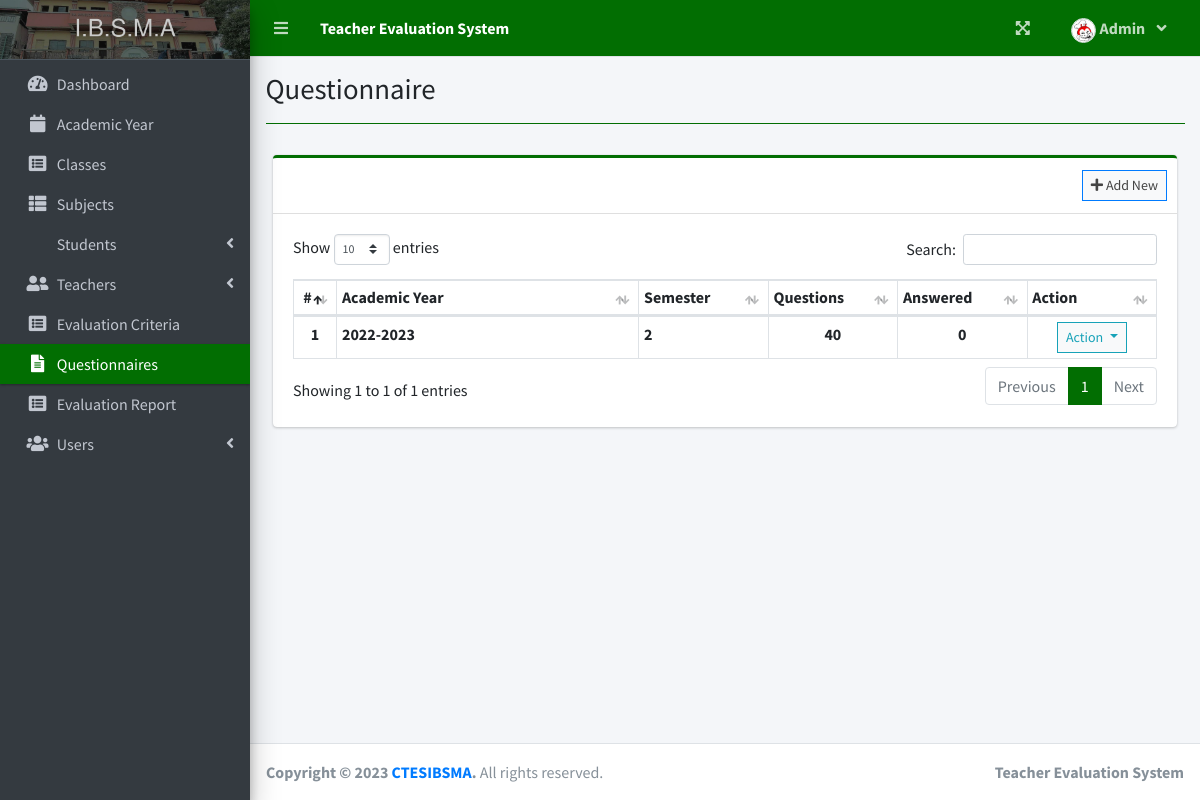
The app's page /index.php?page=questionnaire (signed in) with its own data.
### tables this page shows
CREATE TABLE `academic_list` (
  `id` int(30) NOT NULL,
  `year` text NOT NULL,
  `semester` int(30) NOT NULL,
  `is_default` tinyint(1) NOT NULL DEFAULT 0,
  `status` int(1) NOT NULL DEFAULT 0 COMMENT '0=Pending,1=Start,2=Closed'
);

### admin/questionnaire.php (the view, shortened to what this page needs)
<?php include'db_connect.php' ?>
<div class="col-lg-12">
	<div class="card card-outline card-primary">
		<div class="card-header">
			<div class="card-tools">
				<a class="btn btn-block btn-sm btn-default btn-flat border-primary new_academic" href="javascript:void(0)"><i class="fa fa-plus"></i> Add New</a>
			</div>
		</div>
		<div class="card-body">
			<table class="table table-sm table-hover table-bordered" id="list">
				<colgroup>
					<col width="5%">
					<col width="35%">
					<col width="15%">
					<col width="15%">
					<col width="15%">
					<col width="15%">
				</colgroup>
				<thead>
					<tr>
						<th class="text-center">#</th>
						<th>Academic Year</th>
						<th>Semester</th>
						<th>Questions</th>
						<th>Answered</th>
						<th>Action</th>
					</tr>
				</thead>
				<tbody>
					<?php
					$i = 1;
					$qry = $conn->query("SELECT * FROM academic_list order by abs(year) desc,abs(semester) desc ");
					while($row= $qry->fetch_assoc()):
						$questions = $conn->query("SELECT * FROM question_list where academic_id ={$row['id']} ")->num_rows;
						$answers = $conn->query("SELECT * FROM evaluation_list where academic_id ={$row['id']} ")->num_rows;
					?>
					<tr>
						<th class="text-center"><?php echo $i++ ?></th>
						<td><b><?php echo $row['year'] ?></b></td>
						<td><b><?php echo $row['semester'] ?></b></td>
						<td class="text-center"><b><?php echo number_format($questions) ?></b></td>
						<td class="text-center"><b><?php echo number_format($answers) ?></b></td>
						<td class="text-center">
							<button type="button" class="btn btn-default btn-sm btn-flat border-info wave-effect text-info dropdown-toggle" data-toggle="dropdown" aria-expanded="true">
		                      Action
		                    </button>
						</td>
					</tr>
				<?php endwhile; ?>
				</tbody>
			</table>
		</div>
	</div>
</div>

### index.php (style rules this page uses)
.card-outline { border-color: #026e02 !important; }

### records on screen
academic_list: year "2022-2023", semester "2", questions "40", answers "0"

### other values on screen
$_SESSION['system']['name'] "Teacher Evaluation System"
$_SESSION['login_firstname'] "Admin"
$title "Questionnaire"
